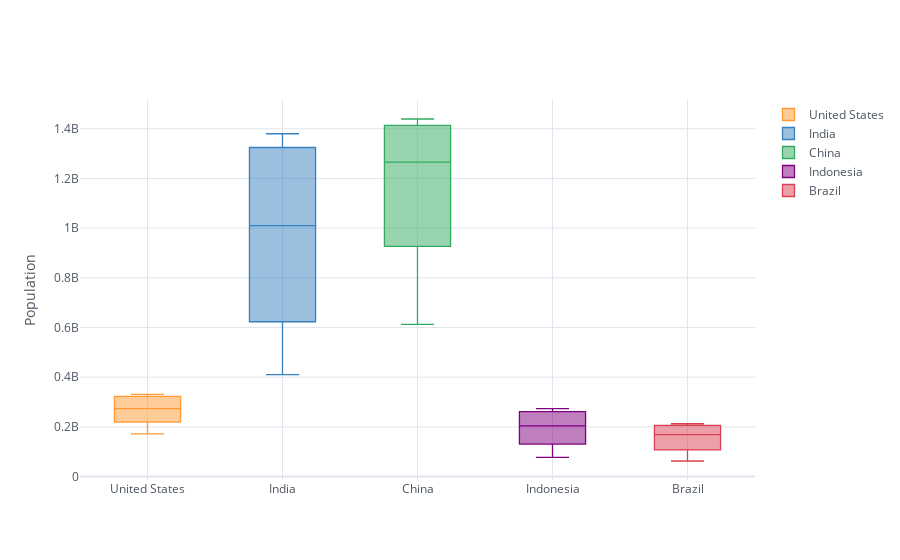

Source (notebook cell):
### Code cell
df_population.iplot(kind='box', yTitle='Population')

### Figure 1 — Plotly figure (JSON) as saved in the notebook; plotly's stock layout.template omitted (floating-point values rounded to 4 significant figures)
{"data": [{"boxpoints": false, "line": {"width": 1.3}, "marker": {"color": "rgba(255, 153, 51, 1.0)"}, "name": "United States", "orientation": "v", "type": "box", "y": [171685336, 186720571, 199733676, 209513341, 219081251, 229476354, 240499825, 252120309, 265163745, 281710909, 294993511, 309011475, 320878310, 323015995, 325084756, 327096265, 329064917, 331002651]}, {"boxpoints": false, "line": {"width": 1.3}, "marker": {"color": "rgba(55, 128, 191, 1.0)"}, "name": "India", "orientation": "v", "type": "box", "y": [409880595, 450547679, 499123324, 555189792, 623102897, 698952844, 784360008, 873277798, 963922588, 1056575549, 1147609927, 1234281170, 1310152403, 1324517249, 1338676785, 1352642280, 1366417754, 1380004385]}, {"boxpoints": false, "line": {"width": 1.3}, "marker": {"color": "rgba(50, 171, 96, 1.0)"}, "name": "China", "orientation": "v", "type": "box", "y": [612241554, 660408056, 724218968, 827601394, 926240885, 1000089235, 1075589361, 1176883674, 1240920535, 1290550765, 1330776380, 1368810615, 1406847870, 1414049351, 1421021791, 1427647786, 1433783686, 1439323776]}, {"boxpoints": false, "line": {"width": 1.3}, "marker": {"color": "rgba(128, 0, 128, 1.0)"}, "name": "Indonesia", "orientation": "v", "type": "box", "y": [77273425, 87751068, 100267062, 114793178, 130680727, 147447836, 164982451, 181413402, 196934260, 211513823, 226289470, 241834215, 258383256, 261556381, 264650963, 267670543, 270625568, 273523615]}, {"boxpoints": false, "line": {"width": 1.3}, "marker": {"color": "rgba(219, 64, 82, 1.0)"}, "name": "Brazil", "orientation": "v", "type": "box", "y": [62533919, 72179226, 83373530, 95113265, 107216205, 120694009, 135274080, 149003223, 162019896, 174790340, 186127103, 195713635, 204471769, 206163053, 207833823, 209469323, 211049527, 212559417]}], "layout": {"legend": {"bgcolor": "#FFFFFF", "font": {"color": "#4D5663"}}, "paper_bgcolor": "#FFFFFF", "plot_bgcolor": "#FFFFFF", "title": {"font": {"color": "#4D5663"}}, "xaxis": {"gridcolor": "#E1E5ED", "showgrid": true, "tickfont": {"color": "#4D5663"}, "title": {"font": {"color": "#4D5663"}, "text": ""}, "zerolinecolor": "#E1E5ED"}, "yaxis": {"gridcolor": "#E1E5ED", "showgrid": true, "tickfont": {"color": "#4D5663"}, "title": {"font": {"color": "#4D5663"}, "text": "Population"}, "zerolinecolor": "#E1E5ED"}}}
